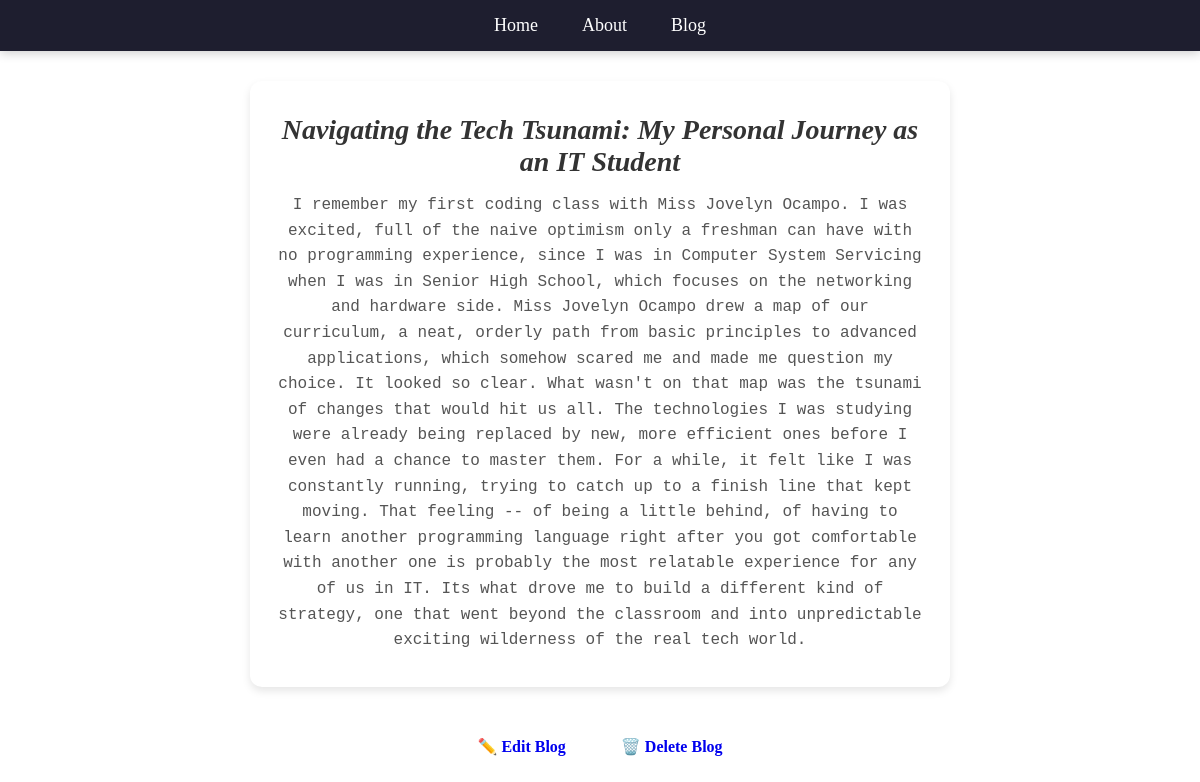
Page /blog/2 on the committed database.
### app/models.py (models this page shows, shortened)
class Post (models.Model):
    title = models.CharField(max_length=100)
    author = models.ForeignKey("auth.User" , on_delete=models.CASCADE)
    body = models.TextField()

### app/views.py (the view)
# urls.py: path('blog/<int:pk>', BlogDetailView.as_view(), name='blog_detail'),
class BlogDetailView(DetailView):
    model = Post
    template_name = 'app/blog_detail.html'
    context_object_name = 'post'

### app/templates/app/blog_detail.html
{% extends 'app/base.html' %}
{% load static %}
{% block content %}
<div class="post-entry">
    <h2>{{ post.title }}</h2>
    <p>{{ post.body }}</p>
</div>
<div class="post-actions">
    <a href="{% url 'blog_update' post.pk %}" class="btn btn-edit">✏️ Edit Blog</a>
    <a href="{% url 'blog_delete' post.pk %}" class="btn btn-delete">🗑️ Delete Blog</a>
</div>
{% endblock content %}

### static/css/base.css (style rules this page uses)
* { margin: 0; padding: 0; box-sizing: border-box; }
h2 { color: deeppink; text-align: center; font-style: italic; }
p { text-align: justify; margin: 20px; font-family: 'Courier New', Courier, monospace; font-style: normal; }
.post-entry { background-color: #fff; padding: 25px; border-radius: 12px; box-shadow: 0 4px 8px rgba(0,0,0,0.1); margin: 30px auto; max-width: 700px; }
.post-entry h2 { margin: 0.5rem 0; color: #333; font-size: 28px; margin-bottom: 15px; }
.post-entry p { margin: 0.5rem 0; font-weight: 400; text-align: center; }
.post-entry p { color: #555; line-height: 1.6; }
.post-actions { display: flex; justify-content: center; gap: 15px; margin-top: 20px; }
.btn { text-decoration: none; padding: 10px 18px; border-radius: 8px; font-weight: 600; transition: all 0.2s ease; display: inline-block; }
.btn { display: inline-block; text-decoration: none; padding: 10px 20px; border-radius: 8px; font-weight: 600; transition: all 0.2s ease; margin-top: 10px; }
.btn { display: inline-block; text-decoration: none; padding: 10px 20px; border-radius: 8px; font-weight: 600; transition: all 0.2s ease; }

### rows in the picture
Post: title "Navigating the Tech Tsunami: My Personal Journey as an IT Student", body "I remember my first coding class with Miss Jovelyn Ocampo. I was excited, full of the naive optimism only a freshman can have with no programming experience, since I was in Computer System Servicing when I was in Senior High School, which focuses on the networking and hardware side. Miss Jovelyn Ocampo drew a map of our curriculum, a neat, orderly path from basic principles to advanced applications, which somehow scared me and made me question my choice. It looked so clear. What wasn't on that map was the tsunami of changes that would hit us all. The technologies I was studying were already being replaced by new, more efficient ones before I even had a chance to master them. For a while, it…"
